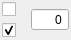
<?xml version="1.0" encoding="UTF-8"?>
<ui version="4.0">
 <class>LuversAmount</class>
 <widget class="QWidget" name="LuversAmount">
  <property name="geometry">
   <rect>
    <x>0</x>
    <y>0</y>
    <width>71</width>
    <height>38</height>
   </rect>
  </property>
  <property name="windowTitle">
   <string>Form</string>
  </property>
  <layout class="QVBoxLayout" name="verticalLayout">
   <property name="margin">
    <number>2</number>
   </property>
   <item>
    <layout class="QGridLayout" name="gridLayout">
     <item row="0" column="0">
      <widget class="QCheckBox" name="step">
       <property name="text">
        <string/>
       </property>
       <attribute name="buttonGroup">
        <string notr="true">buttonGroup</string>
       </attribute>
      </widget>
     </item>
     <item row="1" column="0">
      <widget class="QCheckBox" name="amount">
       <property name="text">
        <string/>
       </property>
       <property name="checked">
        <bool>true</bool>
       </property>
       <attribute name="buttonGroup">
        <string notr="true">buttonGroup</string>
       </attribute>
      </widget>
     </item>
     <item row="0" column="1" rowspan="2">
      <widget class="QSpinBox" name="value">
       <property name="alignment">
        <set>Qt::AlignRight|Qt::AlignTrailing|Qt::AlignVCenter</set>
       </property>
       <property name="buttonSymbols">
        <enum>QAbstractSpinBox::NoButtons</enum>
       </property>
       <property name="maximum">
        <number>9999</number>
       </property>
      </widget>
     </item>
    </layout>
   </item>
  </layout>
 </widget>
 <resources/>
 <connections/>
 <buttongroups>
  <buttongroup name="buttonGroup"/>
 </buttongroups>
</ui>
